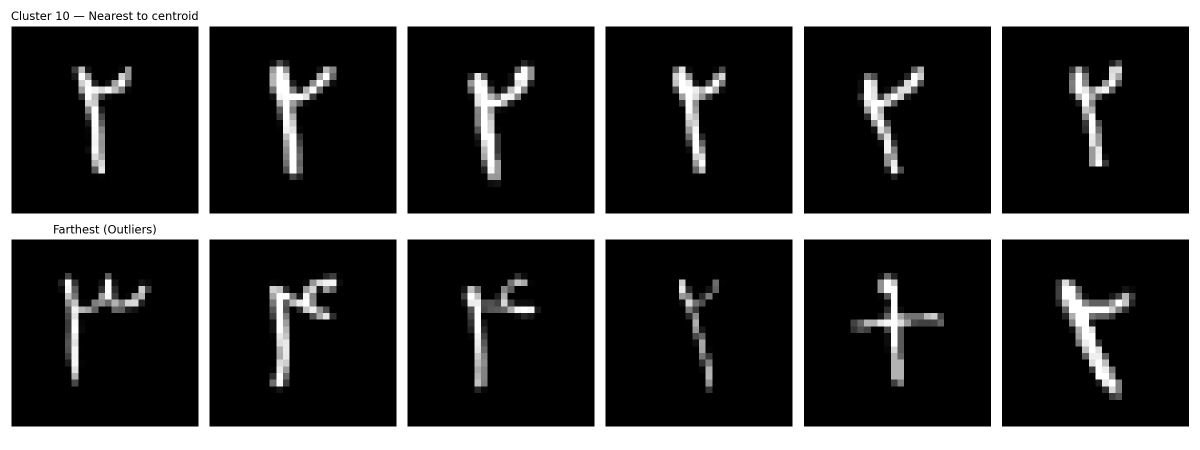
#> input picture results/part2/plots/cluster_10_nearest_farthest.png, 2400 x 900 px (shown at 1/2 size)
$ python -i infer_on_raw.py   (imports and definitions only)
#> lines starting #> are read from the running program, lines starting #| are printed output that depends on the picture
"""
Inference on RAW labeled images:
- Loads artifacts (scalers, PCA, KMeans) trained on TRAIN normalized chars.
- Crops each bbox from RAW image, applies a prep mode (mnist/resize/none),
  builds features, predicts cluster, and draws it on the RAW image.
- Additionally saves a 28x28 visualization crop with WHITE background & BLACK text.

USAGE:
  python -m part2.infer_on_raw --split test --image-id 0 --prep mnist
  # or:
  python -m part2.infer_on_raw --image-path "dataset/test/images/0.png" --prep mnist
  # if you saved artifacts in a suffixed dir (results/part2/artifacts_mnist):
  python -m part2.infer_on_raw --split test --image-id 0 --prep mnist --art-suffix mnist
"""
import argparse, json
from pathlib import Path
import numpy as np
import cv2, joblib

from sklearn.preprocessing import normalize

from .config import ROOT, RESULTS_DIR
from .io_utils import ensure_dirs
from .features_shape import extract_shape_features
from .features_lbp import extract_lbp_features
from .features_hog import extract_hog_features

# از همان توابع preprocess برای سازگاری با آموزش
from .preprocess import (
    remove_horizontal_lines,
    clean_character_image,
    normalize_char_with_antialiasing
)

# ------------------ artifact paths ------------------
# [42 lines left out: functions _artifact_dir, _load_artifacts, _prep_char, not called in this run]

# ------------------ viz helpers ------------------
def _to_white_bg_black_text(img28: np.ndarray) -> np.ndarray:
    """
    Make a visualization-friendly 28x28 with WHITE background & BLACK text.
    Does NOT affect the features/prediction pipeline; only for saving previews.
    """
    if img28.ndim == 3:
        img28 = cv2.cvtColor(img28, cv2.COLOR_BGR2GRAY)

    # heuristic: if the image is overall dark, invert
    # (training mnist-like has char white on black => mean is low; invert for viz)
    vis = img28.copy()
    if np.mean(vis) < 127:  # mostly dark background
        vis = cv2.bitwise_not(vis)

    # ensure background goes white-ish and strokes black-ish (contrast stretch)
    # optional gentle normalization
    vis = cv2.normalize(vis, None, alpha=0, beta=255, norm_type=cv2.NORM_MINMAX)
    return vis

# ------------------ vectorization ------------------
# [103 lines left out: functions _vectorize_28, run_infer, not called in this run]

# ------------------ cli ------------------
# [17 lines not run here, left out]

>>> import cv2
>>> picture = cv2.imread('../../results/part2/plots/cluster_10_nearest_farthest.png')
#> picture is the input picture: shape (900, 2400, 3); min 0, max 255, mean 66
>>> result = _to_white_bg_black_text(picture)
#> in _to_white_bg_black_text, `vis = cv2.bitwise_not(vis)`:
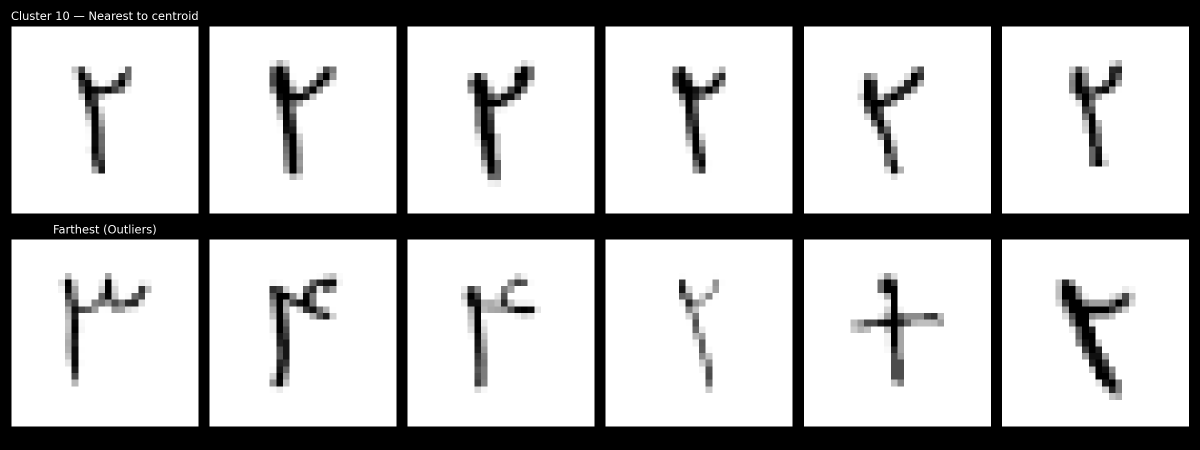
#> vis: shape (900, 2400) (shown at 1/2 size); min 0, max 255, mean 189
